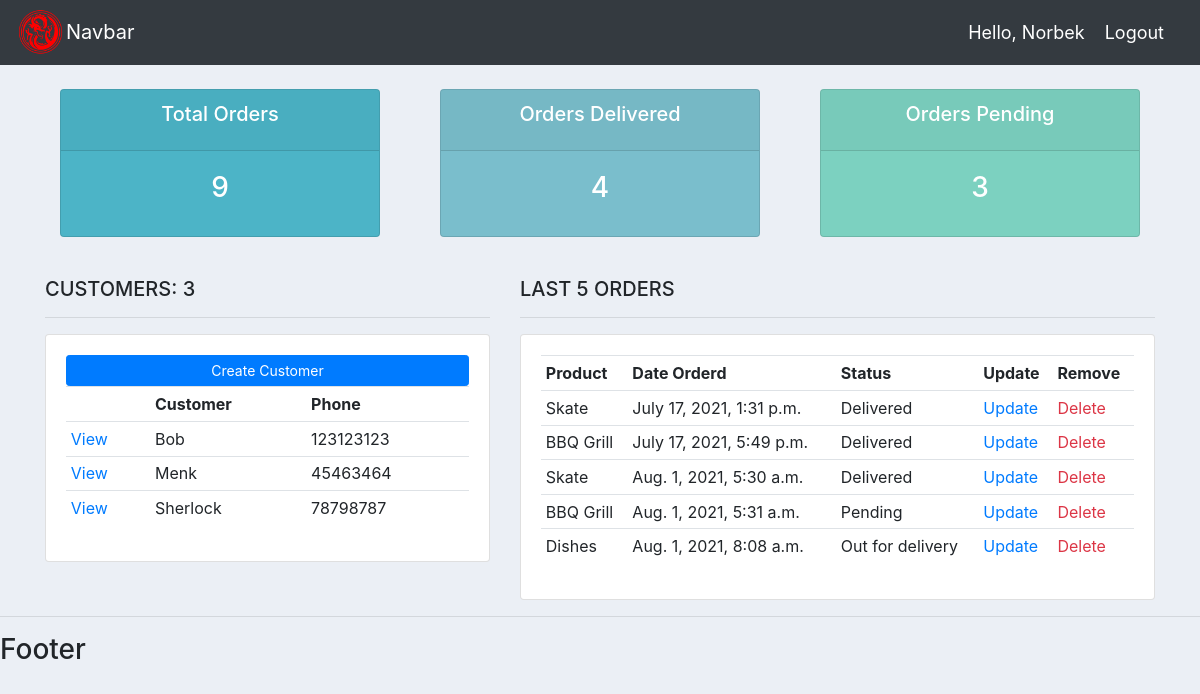
The app's page / (signed in) with its own data.
### accounts/models.py (models this page shows, shortened)
class Customer(models.Model):
    user = models.OneToOneField(User, null=True, on_delete=models.CASCADE)
    name = models.CharField(max_length=200, null=True)
    phone = models.CharField(max_length=200, null=True)
    email = models.CharField(max_length=200, null=True)
    date_created = models.DateTimeField(auto_now_add=True, null=True)

class Order(models.Model):
    STATUS = (
        ('Pending', 'Pending'),
        ('Out for delivery', 'Out for delivery'),
        ('Delivered', 'Delivered')
    )
    customer = models.ForeignKey(Customer, null=True, on_delete=models.SET_NULL)
    product = models.ForeignKey(Product, null=True, on_delete=models.SET_NULL)
    date_created = models.DateTimeField(auto_now_add=True, null=True)
    status = models.CharField(max_length=200, null=True, choices=STATUS)
    note = models.CharField(max_length=1000, null=True)

class Product(models.Model):
    CATEGORY = (
        ('Indoor', 'Indoor'),
        ('Out Door', 'Out Door')
    )
    name = models.CharField(max_length=200, null=True)
    price = models.FloatField(null=True)
    category = models.CharField(max_length=200, null=True, choices=CATEGORY)
    description = models.CharField(max_length=200, null=True)
    date_created = models.DateTimeField(auto_now_add=True, null=True)
    tags = models.ManyToManyField(Tag)
    def __str__(self):
        return self.name

### accounts/decoraters.py (the view)
    def wrapper_func(request, *args, **kwargs):
        group = None
        if request.user.groups.exists():
            group = request.user.groups.all()[0].name
        if group == 'customer':
            return redirect('user-page')
        if group == 'admin':
            return view_func(request, *args, **kwargs)
        else:
            return HttpResponse('You are not authorized!')

### accounts/decoraters.py (called while the page is built)
def admin_only(view_func):
    def wrapper_func(request, *args, **kwargs):
        group = None
        if request.user.groups.exists():
            group = request.user.groups.all()[0].name
        if group == 'customer':
            return redirect('user-page')
        if group == 'admin':
            return view_func(request, *args, **kwargs)
        else:
            return HttpResponse('You are not authorized!')
    return wrapper_func

### accounts/views.py (called while the page is built)
@login_required(login_url='login')
@admin_only
def dashboard(request):
    orders = Order.objects.all()
    customers = Customer.objects.all()
    total_customers = customers.count()
    total_orders = orders.count()
    delivered = orders.filter(status='Delivered').count()
    pending = orders.filter(status='Pending').count()
    context = {'orders': orders[:5], 'customers': customers, 'total_customers': total_customers,
               'total_orders': total_orders, 'delivered': delivered,
               'pending': pending}
    return render(request, 'accounts/dashboard.html', context)

### accounts/templates/accounts/dashboard.html
 {% extends 'accounts/base.html' %}
 {% block content %}
         {% include 'accounts/status.html' %}
    <br>
    <div class="row">
        <div class="col-md-5">
            <h5>CUSTOMERS: {{ total_customers }}</h5>
            <hr>
            <div class="card card-body">
                <a class="btn btn-primary  btn-sm btn-block" href="#">Create Customer</a>
                <table class="table table-sm">
                    <tr>
                        <th></th>
                        <th>Customer</th>
                        <th>Phone</th>
                    </tr>
                    {% for customer in customers %}
                        <tr>
                            <td><a href="{% url 'customers' customer.id %}">View</a></td>
                            <td>{{ customer.name }}</td>
                            <td>{{ customer.phone }}</td>
                        </tr>
                    {% endfor %}
                </table>
            </div>
        </div>
        <div class="col-md-7">
            <h5>LAST 5 ORDERS</h5>
            <hr>
            <div class="card card-body">
                <table class="table table-sm">
                    <tr>
                        <th>Product</th>
                        <th>Date Orderd</th>
                        <th>Status</th>
                        <th>Update</th>
                        <th>Remove</th>
                    </tr>
                    {% for order in orders %}
                        <tr>
                            <td>{{ order.product }}</td>
                            <td>{{ order.date_created }}</td>
                            <td>{{ order.status }}</td>
                            <td><a href="{% url 'update_order' order.id %}" class="text-primary">Update</a></td>
                            <td><a href="{% url 'delete_order' order.id %}" class="text-danger">Delete</a></td>
                        </tr>
                    {% endfor %}
                </table>
            </div>
        </div>
    </div>
 {% endblock %}

### accounts/templates/accounts/base.html (shortened to what this page needs)
{% load static %}
<!DOCTYPE html>
<html lang="en">
<head>
    <link rel="stylesheet" href="https://maxcdn.bootstrapcdn.com/bootstrap/4.0.0/css/bootstrap.min.css"
>
    <link rel="stylesheet" href="{% static "css/main.css" %}">
</head>
<body>
    {% include 'accounts/navbar.html' %}
    <div class="container">
        {% block content %}
        {% endblock %}
    </div>
    {% include 'accounts/footer.html' %}
</body>
</html>

### accounts/templates/accounts/navbar.html (shortened to what this page needs)
{% load static %}
<nav class="navbar navbar-expand-lg navbar-dark bg-dark">
    <img src="{% static "images/logo.png" %}" alt="logo" style="width: 50px;">
    <a class="navbar-brand" href="{% url 'home' %}">Navbar</a>
    <span class="hello-msg">Hello, {{ request.user }}</span>
    <span><a class="hello-msg" href="{% url 'logout' %}">Logout</a></span>
</nav>

### accounts/templates/accounts/status.html
 <br>
<div class="row">
	<div class="col">
		<div class="col-md">
			<div class="card text-center text-white  mb-3" id="total-orders">
			  	<div class="card-header">
			  		<h5 class="card-title">Total Orders</h5>
			  	</div>
			  	<div class="card-body">
			    	<h3 class="card-title">{{ total_orders }}</h3>
			  	</div>
			</div>
		</div>
	</div>
	<div class="col">
		<div class="col-md">
			<div class="card text-center text-white  mb-3" id="orders-delivered">
			  	<div class="card-header">
			  		<h5 class="card-title">Orders Delivered</h5>
			  	</div>
			  	<div class="card-body">
			    	<h3 class="card-title">{{ delivered }}</h3>
			  	</div>
			</div>
		</div>
	</div>
	<div class="col">
		<div class="col-md">
			<div class="card text-center text-white  mb-3" id="orders-pending">
			  	<div class="card-header">
			  		<h5 class="card-title">Orders Pending</h5>
			  	</div>
			  	<div class="card-body">
			    	<h3 class="card-title">{{ pending }}</h3>
			  	</div>
			</div>
		</div>
	</div>
</div>

### accounts/templates/accounts/footer.html
 <hr>
 <h3>Footer</h3>

### static/css/main.css (style rules this page uses)
body { background-color: #ebeff5; }
#total-orders { background-color: #4cb4c7; }
#orders-delivered { background-color: #7abecc; }
#orders-pending { background-color: #7CD1C0; }

### accounts/templates/accounts/navbar.html (style rules this page uses)
.hello-msg { font-size: 18px; color: white; margin-right: 20px; }

### records on screen
Customer: name "Bob", phone "123123123"
Customer: name "Menk", phone "45463464"
Customer: name "Sherlock", phone "78798787"
Order: product "Skate", date_created "July 17, 2021, 1:31 p.m.", status "Delivered"
Order: product "BBQ Grill", date_created "July 17, 2021, 5:49 p.m.", status "Delivered"
Order: product "Skate", date_created "Aug. 1, 2021, 5:30 a.m.", status "Delivered"
Order: product "BBQ Grill", date_created "Aug. 1, 2021, 5:31 a.m.", status "Pending"
Order: product "Dishes", date_created "Aug. 1, 2021, 8:08 a.m.", status "Out for delivery"

### other values on screen
{{ request.user }} "Norbek"
{{ total_orders }} "9"
{{ delivered }} "4"
{{ pending }} "3"
{{ total_customers }} "3"
